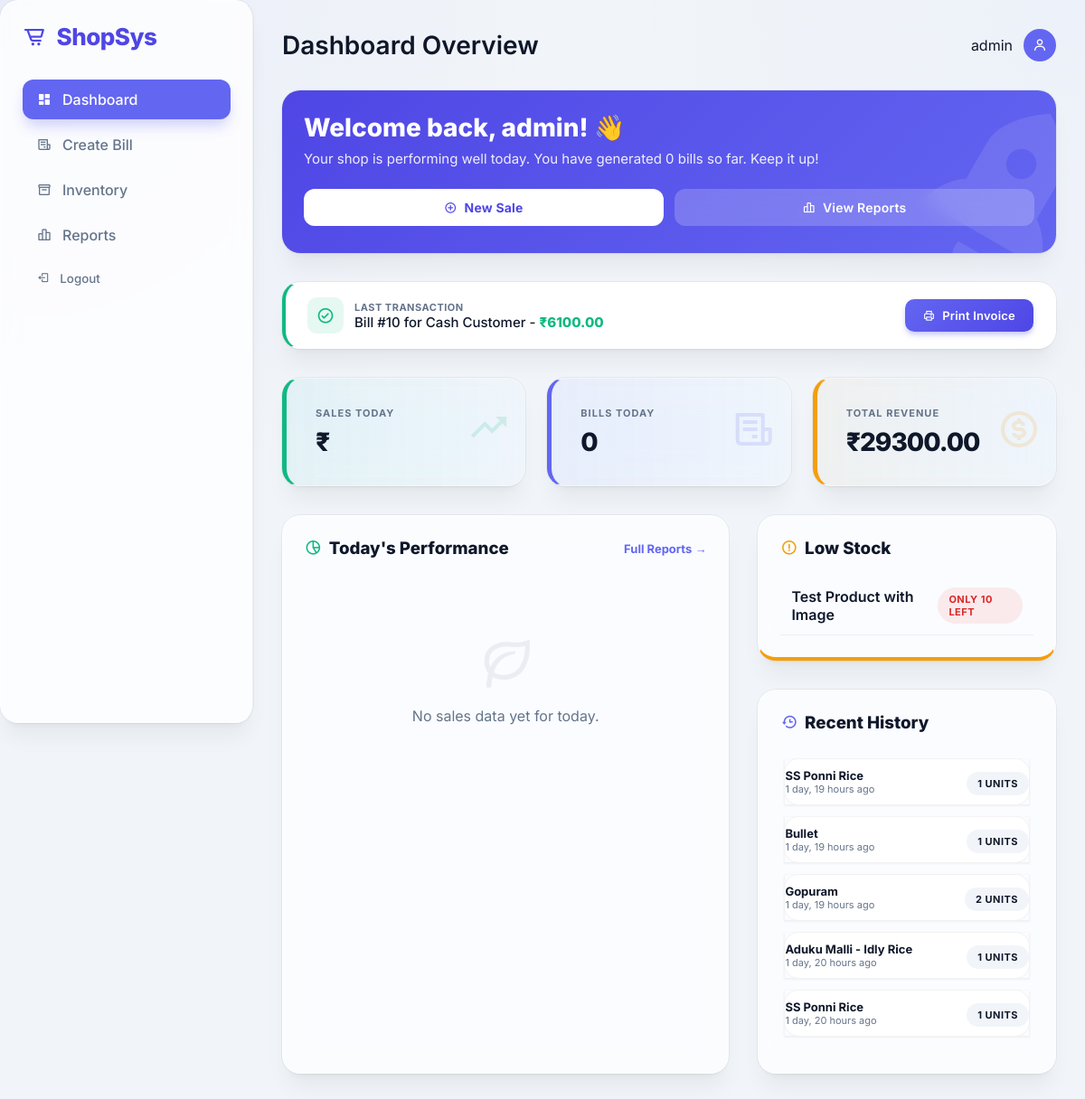
The app's page / (signed in) with its own data.
### billing_app/models.py (models this page shows, shortened)
class Bill(models.Model):
    admin_user = models.ForeignKey(User, on_delete=models.SET_NULL, null=True)
    customer_name = models.CharField(max_length=150, blank=True, null=True)
    customer_phone = models.CharField(max_length=20, blank=True, null=True)
    total_amount = models.DecimalField(max_digits=12, decimal_places=2, default=0.00) # Subtotal
    discount = models.DecimalField(max_digits=12, decimal_places=2, default=0.00)
    gst_amount = models.DecimalField(max_digits=12, decimal_places=2, default=0.00)
    final_amount = models.DecimalField(max_digits=12, decimal_places=2, default=0.00) # Grand Total
    created_at = models.DateTimeField(auto_now_add=True)

class Product(models.Model):
    name = models.CharField(max_length=200)
    category = models.ForeignKey(Category, on_delete=models.SET_NULL, null=True, blank=True)
    image = models.ImageField(upload_to='product_images/', null=True, blank=True)
    price = models.DecimalField(max_digits=10, decimal_places=2)
    stock_quantity = models.IntegerField(default=0)
    low_stock_threshold = models.IntegerField(default=10)
    created_at = models.DateTimeField(auto_now_add=True)

class BillItem(models.Model):
    bill = models.ForeignKey(Bill, related_name='items', on_delete=models.CASCADE)
    product = models.ForeignKey(Product, on_delete=models.SET_NULL, null=True)
    quantity = models.IntegerField(default=1)
    price = models.DecimalField(max_digits=10, decimal_places=2) # Price at the time of sale
    total = models.DecimalField(max_digits=12, decimal_places=2) # quantity * price

### billing_app/views.py (the view)
# urls.py: path('', views.dashboard, name='dashboard'),
@login_required
def dashboard(request):
    today = timezone.now().date()
    bills_today = Bill.objects.filter(created_at__date=today)
    total_sales_today = bills_today.aggregate(Sum('final_amount'))['final_amount__sum'] or Decimal('0.00')
    total_revenue = Bill.objects.aggregate(Sum('final_amount'))['final_amount__sum'] or Decimal('0.00')
    low_stock_products = Product.objects.filter(stock_quantity__lte=F('low_stock_threshold'))
    recent_activity = BillItem.objects.all().order_by('-id')[:5]
    last_bill = Bill.objects.filter(admin_user=request.user).order_by('-id').first()
    today_items_summary = get_bill_items_summary(bills_today)
    context = {
        'total_sales_today': total_sales_today,
        'total_revenue': total_revenue,
        'low_stock_products': low_stock_products,
        'bills_today_count': bills_today.count(),
        'recent_activity': recent_activity,
        'today_items_summary': today_items_summary,
        'last_bill': last_bill,
    }
    return render(request, 'dashboard.html', context)

### billing_app/views.py (called while the page is built)
def get_bill_items_summary(bills):
    items = BillItem.objects.filter(bill__in=bills).values(
        'product__name', 'price'
    ).annotate(
        total_qty=Sum('quantity'),
        total_price=Sum('total')
    ).order_by('-total_price')
    return [
        {
            'name': item['product__name'],
            'price': float(item['price']),
            'qty': item['total_qty'],
            'total': float(item['total_price'])
        } for item in items
    ]

### templates/dashboard.html (shortened to what this page needs)
{% extends 'base.html' %}
{% block page_title %}Dashboard Overview{% endblock %}
{% block content %}
<div class="glass-panel" style="padding: 24px; margin-bottom: 32px; background: linear-gradient(135deg, var(--primary-dark), var(--primary)); color: white; border: none; overflow: hidden; position: relative; min-height: 180px;">
    <div style="position: relative; z-index: 1;">
        <h2 style="font-size: clamp(20px, 5vw, 28px); font-weight: 800; margin-bottom: 8px;">Welcome back, {{ user.username }}! 👋</h2>
        <p style="opacity: 0.9; font-size: 15px; max-width: 600px;">Your shop is performing well today. You have generated {{ bills_today_count }} bills so far. Keep it up!</p>
        <div style="margin-top: 24px; display: flex; flex-wrap: wrap; gap: 12px;">
            <a href="{% url 'billing' %}" class="btn" style="background: white; color: var(--primary-dark); font-weight: 700; flex: 1; min-width: 140px; justify-content: center;"><i class='bx bx-plus-circle'></i> New Sale</a>
            <a href="{% url 'reports' %}" class="btn" style="background: rgba(255,255,255,0.2); color: white; backdrop-filter: blur(10px); flex: 1; min-width: 140px; justify-content: center;"><i class='bx bx-bar-chart-alt-2'></i> View Reports</a>
        </div>
    </div>
    <i class='bx bxs-rocket' style="position: absolute; right: -40px; bottom: -40px; font-size: clamp(120px, 30vw, 200px); opacity: 0.1; transform: rotate(-15deg);"></i>
</div>
{% if last_bill %}
<div class="glass-panel" style="padding: 16px 24px; margin-bottom: 32px; display: flex; flex-wrap: wrap; justify-content: space-between; align-items: center; gap: 16px; border-left: 4px solid var(--success); background: white;">
    <div style="display: flex; align-items: center; gap: 12px;">
        <div style="width: 40px; height: 40px; border-radius: 10px; background: rgba(16, 185, 129, 0.1); color: var(--success); display: flex; align-items: center; justify-content: center; font-size: 20px;">
            <i class='bx bx-check-circle'></i>
        </div>
        <div>
            <div style="font-size: 11px; color: var(--text-muted); font-weight: 700; text-transform: uppercase; letter-spacing: 0.5px;">Last Transaction</div>
            <div style="font-size: 15px; color: var(--text-main); font-weight: 500;">Bill #{{ last_bill.id }} for {{ last_bill.customer_name|default:"Cash Customer" }} - <span style="font-weight: 800; color: var(--success);">₹{{ last_bill.final_amount|stringformat:".2f" }}</span></div>
        </div>
    </div>
    <a href="{% url 'invoice' last_bill.id %}" target="_blank" class="btn btn-primary" style="padding: 10px 20px; font-size: 13px; border-radius: 10px; width: auto;">
        <i class='bx bx-printer'></i> Print Invoice
    </a>
</div>
{% endif %}
<div class="dashboard-grid">
    <div class="glass-panel stat-card success">
        <div class="stat-title">Sales Today</div>
        <div class="stat-value">₹{{ total_sales_today|default:"0.00"|stringformat:".2f" }}</div>
        <div class="stat-icon" style="color: var(--success); opacity: 0.15;"><i class='bx bx-trending-up'></i></div>
    </div>
    <div class="glass-panel stat-card primary">
        <div class="stat-title">Bills Today</div>
        <div class="stat-value">{{ bills_today_count }}</div>
        <div class="stat-icon" style="color: var(--primary); opacity: 0.15;"><i class='bx bx-receipt'></i></div>
    </div>
    <div class="glass-panel stat-card warning">
        <div class="stat-title">Total Revenue</div>
        <div class="stat-value">₹{{ total_revenue|stringformat:".2f" }}</div>
        <div class="stat-icon" style="color: var(--warning); opacity: 0.15;"><i class='bx bx-dollar-circle'></i></div>
    </div>
</div>
<div class="dashboard-secondary-grid">
    <div class="glass-panel" style="padding: 24px;">
        <div style="display: flex; justify-content: space-between; align-items: center; margin-bottom: 24px;">
            <h3 style="color: var(--text-main); font-weight: 800; margin: 0; display: flex; align-items: center; gap: 8px;">
                <i class='bx bx-pie-chart-alt-2' style="color: var(--success);"></i> Today's Performance
            </h3>
            <a href="{% url 'reports' %}" style="font-size: 13px; color: var(--primary); font-weight: 700; text-decoration: none;">Full Reports →</a>
        </div>
        {% if today_items_summary %}
            <div class="premium-table-container">
                <table class="premium-table">
                    <thead>
                        <tr>
                            <th>Product</th>
                            <th style="text-align: center;">Qty</th>
                            <th style="text-align: right;">Total Amount</th>
                        </tr>
                    </thead>
                    <tbody>
                        {% for item in today_items_summary %}
                        <tr>
                            <td style="font-weight: 700; color: var(--text-main);">{{ item.name }}</td>
                            <td style="text-align: center;"><span class="badge badge-primary">{{ item.qty }}</span></td>
                            <td style="text-align: right; font-weight: 800; color: var(--success);">₹{{ item.total|stringformat:".2f" }}</td>
                        </tr>
                        {% endfor %}
                    </tbody>
                </table>
            </div>
        {% else %}
            <div style="text-align: center; padding: 60px 0; color: var(--text-muted);">
                <i class='bx bx-leaf' style="font-size: 64px; opacity: 0.1; margin-bottom: 16px; display: block;"></i>
                No sales data yet for today.
            </div>
        {% endif %}
    </div>
    <div style="display: flex; flex-direction: column; gap: 32px;">
        <div class="glass-panel" style="padding: 24px; border-bottom: 4px solid var(--warning);">
            <h3 style="margin-bottom: 20px; font-weight: 800; color: var(--text-main); display: flex; align-items: center; gap: 8px;">
                <i class='bx bx-error-circle' style="color: var(--warning);"></i> Low Stock
            </h3>
            {% if low_stock_products %}
                <ul style="list-style: none;">
                    {% for item in low_stock_products %}
                    <li style="padding: 12px; border-bottom: 1px solid var(--glass-outline); display: flex; justify-content: space-between; align-items: center;">
                        <span style="font-weight: 600;">{{ item.name }}</span>
                        <span class="badge badge-danger">Only {{ item.stock_quantity }} left</span>
                    </li>
                    {% endfor %}
                </ul>
            {% else %}
                <div style="text-align: center; padding: 20px 0;">
                    <i class='bx bx-check-double' style="font-size: 40px; color: var(--success); opacity: 0.2;"></i>
                    <p style="color: var(--text-muted); font-size: 14px; margin-top: 8px;">All products well stocked.</p>
                </div>
            {% endif %}
        </div>
        <div class="glass-panel" style="padding: 24px;">
            <h3 style="margin-bottom: 24px; font-weight: 800; color: var(--text-main); display: flex; align-items: center; gap: 8px;">
                <i class='bx bx-history' style="color: var(--primary);"></i> Recent History
            </h3>
            {% if recent_activity %}
                <div class="premium-table-container">
                    <table class="premium-table">
                        <tbody>
                            {% for item in recent_activity %}
                            <tr>
                                <td style="padding: 10px 0;">
                                    <div style="font-weight: 700; font-size: 13px;">{{ item.product.name }}</div>
                                    <div style="font-size: 11px; color: var(--text-muted);">{{ item.bill.created_at|timesince }} ago</div>
                                </td>
                                <td style="text-align: right; padding: 10px 0;">
                                    <span class="badge" style="background: var(--bg-main);">{{ item.quantity }} units</span>
                                </td>
                            </tr>
                            {% endfor %}
                        </tbody>
                    </table>
                </div>
            {% else %}
                <p style="color: var(--text-muted); text-align: center; padding: 20px 0;">No recent activity.</p>
            {% endif %}
        </div>
    </div>
</div>
{% endblock %}

### templates/base.html (shortened to what this page needs)
{% load static %}
<!DOCTYPE html>
<html lang="en">
<head>
    <link rel="stylesheet" href="{% static 'css/style.css' %}?v=7">
    <link href='https://unpkg.com/boxicons@2.1.4/css/boxicons.min.css' rel='stylesheet'>
</head>
<body>
    {% if user.is_authenticated %}
    <aside class="sidebar glass-panel" id="sidebar">
        <div class="brand">
            <i class='bx bx-cart-alt'></i> ShopSys
        </div>
        <ul class="nav-links">
            <li>
                <a href="{% url 'dashboard' %}" class="{% if request.resolver_match.url_name == 'dashboard' %}active{% endif %}">
                    <i class='bx bxs-dashboard'></i> Dashboard
                </a>
            </li>
            <li>
                <a href="{% url 'billing' %}" class="{% if request.resolver_match.url_name == 'billing' %}active{% endif %}">
                    <i class='bx bx-receipt'></i> Create Bill
                </a>
            </li>
            <li>
                <a href="{% url 'product_list' %}" class="{% if request.resolver_match.url_name == 'product_list' %}active{% endif %}">
                    <i class='bx bx-box'></i> Inventory
                </a>
            </li>
            <li>
                <a href="{% url 'reports' %}" class="{% if request.resolver_match.url_name == 'reports' %}active{% endif %}">
                    <i class='bx bx-bar-chart-alt-2'></i> Reports
                </a>
            </li>
            <li style="margin-top: auto;">
                <form action="{% url 'logout' %}" method="post" style="display:inline;">
                    <button type="submit" style="background:none;border:none;width:100%;text-align:left;cursor:pointer;">
                        <a style="display:flex;width:100%;"><i class='bx bx-log-out'></i> Logout</a>
                    </button>
                </form>
            </li>
        </ul>
    </aside>
    <main class="main-content">
        <header class="header">
            <div style="display: flex; align-items: center; gap: 16px;">
                <h1>{% block page_title %}Dashboard{% endblock %}</h1>
            </div>
            <div class="user-profile">
                <span class="d-none-mobile">{{ user.username }}</span>
                <div style="width: 36px; height: 36px; border-radius: 50%; background: var(--primary); display: flex; align-items: center; justify-content: center; color: white;">
                    <i class='bx bx-user'></i>
                </div>
            </div>
        </header>
        {% block content %}
        {% endblock %}
    </main>
    {% else %}
        {% block login_content %}
        {% endblock %}
    {% endif %}
</body>
</html>

### templates/dashboard.html (style rules this page uses)
.dashboard-secondary-grid { display: grid; grid-template-columns: 1.5fr 1fr; gap: 32px; margin-top: 32px; }

### records on screen
Bill: id "10", customer_name "Cash Customer", final_amount "6100.00"
Product: name "Test Product with Image", stock_quantity "10"
BillItem: product.name "SS Ponni Rice", bill.created_at "1 day, 19 hours", quantity "1"
BillItem: product.name "Bullet", bill.created_at "1 day, 19 hours", quantity "1"
BillItem: product.name "Gopuram", bill.created_at "1 day, 19 hours", quantity "2"
BillItem: product.name "Aduku Malli - Idly Rice", bill.created_at "1 day, 20 hours", quantity "1"
BillItem: product.name "SS Ponni Rice", bill.created_at "1 day, 20 hours", quantity "1"

### other values on screen
{{ user.username }} "admin"
{{ bills_today_count }} "0"
{{ total_revenue|stringformat:".2f" }} "29300.00"
